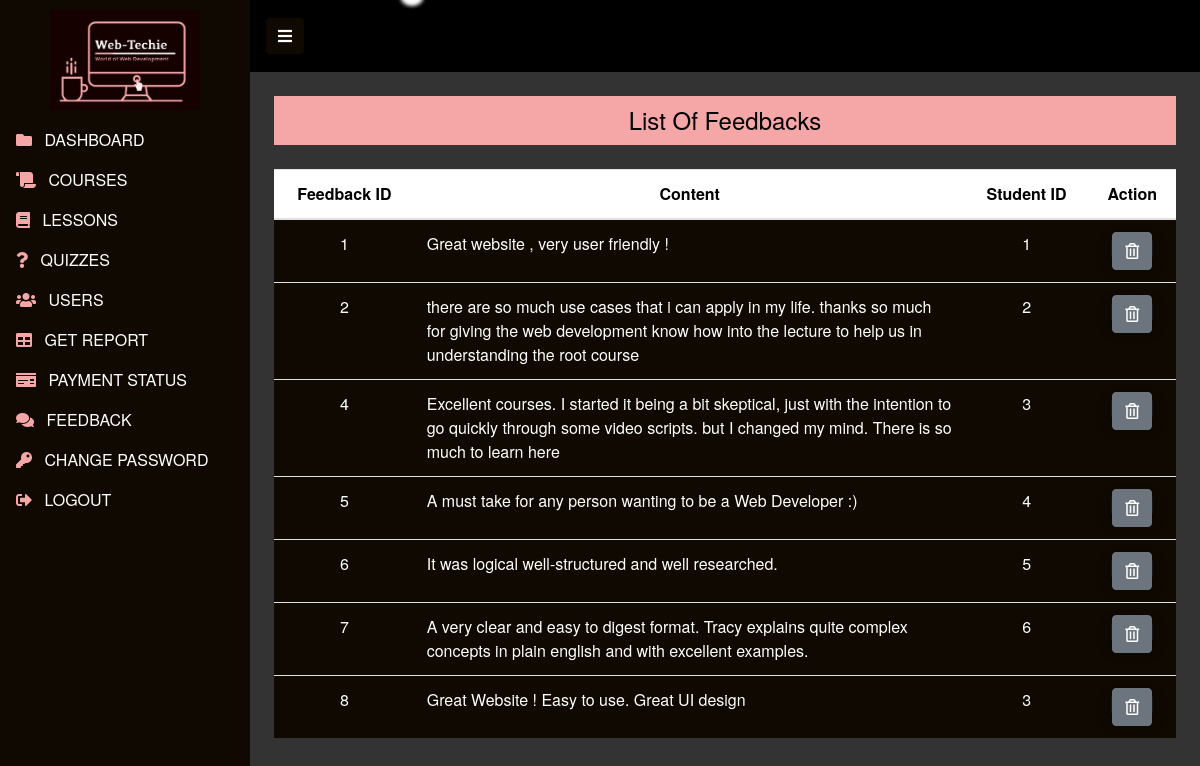
The page /admin/feedback.php (signed in) on the database its author committed.
### tables this page shows
CREATE TABLE `feedback` (
  `f_id` int(11) NOT NULL,
  `f_content` text NOT NULL,
  `stu_id` int(11) NOT NULL
);

### admin/feedback.php (the view, shortened to what this page needs)
<?php
  include('./header.php');
  include('../dbConnection.php');
  include('./headerStyle.php');
?>
  <h4 class="mx-4 mt-4" style="background:#F5A7A7;padding:10px; text-align:center">List Of Feedbacks</h4>
<?php
$sql = "SELECT * FROM feedback";
$result = $conn->query($sql);
if ($result->num_rows > 0)
{
?>
<div class="mx-4 mt-4 text-center">
  <div class="table-responsive">
    <table class="table" style="background:#100901;color:white">
      <thead style="background:white; color:black">
        <tr>
          <th scope="col">Feedback ID</th>
          <th scope="col">Content</th>
          <th scope="col">Student ID</th>
          <th scope="col">Action</th>
        </tr>
      </thead>
      <tbody>
      <?php while ($row = $result->fetch_assoc()){
       echo '<tr>';
        echo  '<td data-label = "Course ID" scope="row">'.$row['f_id'].'</td>';
        echo  '<td data-label = "Name" style="text-align:left;width:550px;">'.$row['f_content'].'</td>';
        echo  '<td data-label ="Description">'.$row['stu_id'].'</td>';
        echo  '<td data-label ="Action">';
        echo   '
            <form action="" method="POST" class="d-inline">
            <input type="hidden" name="id" value='.$row["f_id"].'>
            <button type="submit" class="btn btn-secondary" name="delete" value="Delete" id="delete">
              <i class="far fa-trash-alt"></i>
            </button>
            </form>';
        echo  '</td>';
      echo '</tr>';
       } ?>
      </tbody>
    </table>
 <?php } else {
   echo '<center><div class = "alert alert-success"
   style = "text-align:center; width:500px;"><h3>
   No Feedbacks</h3></div></center>';
 }
 ?>
</div>
</div>
<?php include('./footer.php');?>

### rows shown on the page
feedback: f_id "1", f_content "Great website , very user friendly !", stu "1"
feedback: f_id "2", f_content "there are so much use cases that i can apply in my life. thanks so much for giving the web development know how into the lecture to help us in understanding the root course", stu "2"
feedback: f_id "4", f_content "Excellent courses. I started it being a bit skeptical, just with the intention to go quickly through some video scripts. but I changed my mind. There is so much to learn here", stu "3"
feedback: f_id "5", f_content "A must take for any person wanting to be a Web Developer :)", stu "4"
feedback: f_id "6", f_content "It was logical well-structured and well researched.", stu "5"
feedback: f_id "7", f_content "A very clear and easy to digest format. Tracy explains quite complex concepts in plain english and with excellent examples.", stu "6"
feedback: f_id "8", f_content "Great Website ! Easy to use. Great UI design", stu "3"
